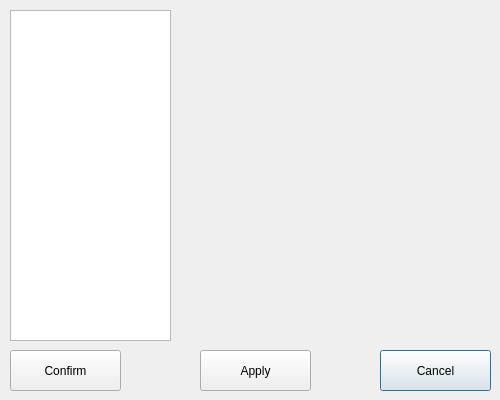
<?xml version="1.0" encoding="UTF-8"?>
<ui version="4.0">
 <class>Dialog</class>
 <widget class="QDialog" name="Dialog">
  <property name="geometry">
   <rect>
    <x>0</x>
    <y>0</y>
    <width>500</width>
    <height>400</height>
   </rect>
  </property>
  <property name="windowTitle">
   <string>MainWindow</string>
  </property>
  <widget class="QPushButton" name="buttonCancel">
   <property name="geometry">
    <rect>
     <x>380</x>
     <y>350</y>
     <width>111</width>
     <height>41</height>
    </rect>
   </property>
   <property name="text">
    <string>Cancel</string>
   </property>
  </widget>
  <widget class="QPushButton" name="buttonApply">
   <property name="geometry">
    <rect>
     <x>200</x>
     <y>350</y>
     <width>111</width>
     <height>41</height>
    </rect>
   </property>
   <property name="text">
    <string>Apply</string>
   </property>
  </widget>
  <widget class="QListWidget" name="listWidget">
   <property name="geometry">
    <rect>
     <x>10</x>
     <y>10</y>
     <width>161</width>
     <height>331</height>
    </rect>
   </property>
  </widget>
  <widget class="QPushButton" name="buttonConfirm">
   <property name="geometry">
    <rect>
     <x>10</x>
     <y>350</y>
     <width>111</width>
     <height>41</height>
    </rect>
   </property>
   <property name="text">
    <string>Confirm</string>
   </property>
  </widget>
 </widget>
 <resources/>
 <connections/>
</ui>
